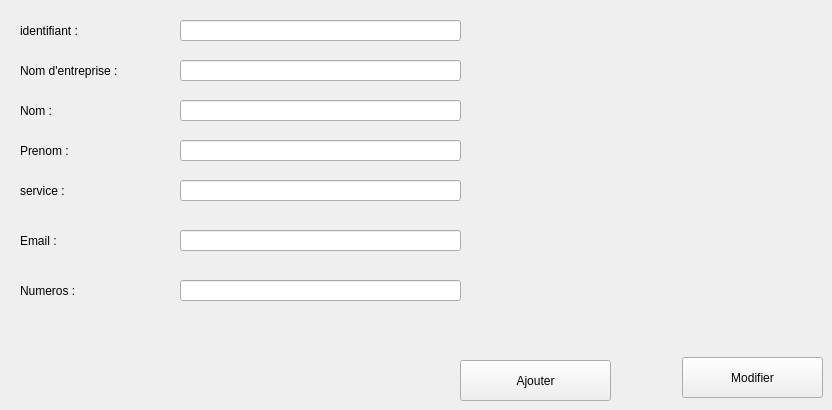
      <widget class="QWidget" name="tab_6">
       <attribute name="title">
        <string> Partenaires</string>
       </attribute>
       <widget class="QLabel" name="etid">
        <property name="geometry">
         <rect>
          <x>20</x>
          <y>20</y>
          <width>101</width>
          <height>21</height>
         </rect>
        </property>
        <property name="text">
         <string>identifiant :</string>
        </property>
       </widget>
       <widget class="QLabel" name="etentreprise">
        <property name="geometry">
         <rect>
          <x>20</x>
          <y>60</y>
          <width>151</width>
          <height>21</height>
         </rect>
        </property>
        <property name="text">
         <string>Nom d'entreprise :</string>
        </property>
       </widget>
       <widget class="QLabel" name="etservice">
        <property name="geometry">
         <rect>
          <x>20</x>
          <y>180</y>
          <width>61</width>
          <height>21</height>
         </rect>
        </property>
        <property name="text">
         <string>service :</string>
        </property>
       </widget>
       <widget class="QLabel" name="etnom">
        <property name="geometry">
         <rect>
          <x>20</x>
          <y>100</y>
          <width>61</width>
          <height>21</height>
         </rect>
        </property>
        <property name="text">
         <string>Nom :</string>
        </property>
       </widget>
       <widget class="QLabel" name="etprenom">
        <property name="geometry">
         <rect>
          <x>20</x>
          <y>140</y>
          <width>61</width>
          <height>21</height>
         </rect>
        </property>
        <property name="text">
         <string>Prenom :</string>
        </property>
       </widget>
       <widget class="QLabel" name="etmail">
        <property name="geometry">
         <rect>
          <x>20</x>
          <y>230</y>
          <width>61</width>
          <height>21</height>
         </rect>
        </property>
        <property name="text">
         <string>Email :</string>
        </property>
       </widget>
       <widget class="QLabel" name="etnumeros">
        <property name="geometry">
         <rect>
          <x>20</x>
          <y>280</y>
          <width>81</width>
          <height>21</height>
         </rect>
        </property>
        <property name="text">
         <string>Numeros :</string>
        </property>
       </widget>
       <widget class="QLineEdit" name="edid">
        <property name="geometry">
         <rect>
          <x>180</x>
          <y>20</y>
          <width>281</width>
          <height>21</height>
         </rect>
        </property>
       </widget>
       <widget class="QLineEdit" name="edentremprise">
        <property name="geometry">
         <rect>
          <x>180</x>
          <y>60</y>
          <width>281</width>
          <height>21</height>
         </rect>
        </property>
       </widget>
       <widget class="QLineEdit" name="ednom">
        <property name="geometry">
         <rect>
          <x>180</x>
          <y>100</y>
          <width>281</width>
          <height>21</height>
         </rect>
        </property>
       </widget>
       <widget class="QLineEdit" name="edservice">
        <property name="geometry">
         <rect>
          <x>180</x>
          <y>180</y>
          <width>281</width>
          <height>21</height>
         </rect>
        </property>
       </widget>
       <widget class="QLineEdit" name="edemail">
        <property name="geometry">
         <rect>
          <x>180</x>
          <y>230</y>
          <width>281</width>
          <height>21</height>
         </rect>
        </property>
       </widget>
       <widget class="QLineEdit" name="ednumeros">
        <property name="geometry">
         <rect>
          <x>180</x>
          <y>280</y>
          <width>281</width>
          <height>21</height>
         </rect>
        </property>
       </widget>
       <widget class="QLineEdit" name="edprenom">
        <property name="geometry">
         <rect>
          <x>180</x>
          <y>140</y>
          <width>281</width>
          <height>21</height>
         </rect>
        </property>
       </widget>
       <widget class="QPushButton" name="addpart_2">
        <property name="geometry">
         <rect>
          <x>460</x>
          <y>360</y>
          <width>151</width>
          <height>41</height>
         </rect>
        </property>
        <property name="text">
         <string>Ajouter</string>
        </property>
       </widget>
       <widget class="QPushButton" name="pushButton_12">
        <property name="geometry">
         <rect>
          <x>682</x>
          <y>357</y>
          <width>141</width>
          <height>41</height>
         </rect>
        </property>
        <property name="text">
         <string>Modifier</string>
        </property>
       </widget>
      </widget>
